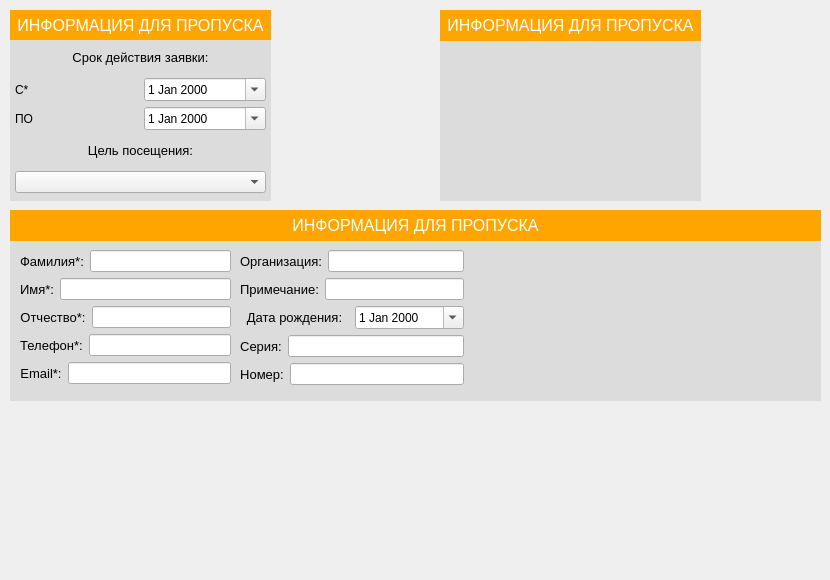
<?xml version="1.0" encoding="UTF-8"?>
<ui version="4.0">
 <class>MainWindow</class>
 <widget class="QMainWindow" name="MainWindow">
  <property name="geometry">
   <rect>
    <x>0</x>
    <y>0</y>
    <width>830</width>
    <height>580</height>
   </rect>
  </property>
  <property name="windowTitle">
   <string>MainWindow</string>
  </property>
  <widget class="QWidget" name="centralwidget">
   <widget class="QLabel" name="label">
    <property name="geometry">
     <rect>
      <x>10</x>
      <y>10</y>
      <width>261</width>
      <height>31</height>
     </rect>
    </property>
    <property name="font">
     <font>
      <pointsize>12</pointsize>
      <strikeout>false</strikeout>
      <kerning>true</kerning>
     </font>
    </property>
    <property name="styleSheet">
     <string notr="true">background-color: orange;
color: white
</string>
    </property>
    <property name="text">
     <string>ИНФОРМАЦИЯ ДЛЯ ПРОПУСКА</string>
    </property>
    <property name="alignment">
     <set>Qt::AlignCenter</set>
    </property>
   </widget>
   <widget class="QLabel" name="label_2">
    <property name="geometry">
     <rect>
      <x>10</x>
      <y>40</y>
      <width>261</width>
      <height>161</height>
     </rect>
    </property>
    <property name="styleSheet">
     <string notr="true">background-color: #DCDCDC</string>
    </property>
    <property name="text">
     <string/>
    </property>
   </widget>
   <widget class="QLabel" name="label_7">
    <property name="geometry">
     <rect>
      <x>10</x>
      <y>240</y>
      <width>811</width>
      <height>161</height>
     </rect>
    </property>
    <property name="styleSheet">
     <string notr="true">background-color: #DCDCDC</string>
    </property>
    <property name="text">
     <string/>
    </property>
   </widget>
   <widget class="QLabel" name="label_8">
    <property name="geometry">
     <rect>
      <x>10</x>
      <y>210</y>
      <width>811</width>
      <height>31</height>
     </rect>
    </property>
    <property name="font">
     <font>
      <pointsize>12</pointsize>
      <strikeout>false</strikeout>
      <kerning>true</kerning>
     </font>
    </property>
    <property name="styleSheet">
     <string notr="true">background-color: orange;
color: white
</string>
    </property>
    <property name="text">
     <string>ИНФОРМАЦИЯ ДЛЯ ПРОПУСКА</string>
    </property>
    <property name="alignment">
     <set>Qt::AlignCenter</set>
    </property>
   </widget>
   <widget class="QLabel" name="label_9">
    <property name="geometry">
     <rect>
      <x>440</x>
      <y>40</y>
      <width>261</width>
      <height>161</height>
     </rect>
    </property>
    <property name="styleSheet">
     <string notr="true">background-color: #DCDCDC</string>
    </property>
    <property name="text">
     <string/>
    </property>
   </widget>
   <widget class="QLabel" name="label_10">
    <property name="geometry">
     <rect>
      <x>440</x>
      <y>10</y>
      <width>261</width>
      <height>31</height>
     </rect>
    </property>
    <property name="font">
     <font>
      <pointsize>12</pointsize>
      <strikeout>false</strikeout>
      <kerning>true</kerning>
     </font>
    </property>
    <property name="styleSheet">
     <string notr="true">background-color: orange;
color: white
</string>
    </property>
    <property name="text">
     <string>ИНФОРМАЦИЯ ДЛЯ ПРОПУСКА</string>
    </property>
    <property name="alignment">
     <set>Qt::AlignCenter</set>
    </property>
   </widget>
   <widget class="QWidget" name="">
    <property name="geometry">
     <rect>
      <x>15</x>
      <y>42</y>
      <width>251</width>
      <height>151</height>
     </rect>
    </property>
    <layout class="QVBoxLayout" name="verticalLayout">
     <item>
      <widget class="QLabel" name="label_3">
       <property name="font">
        <font>
         <pointsize>10</pointsize>
        </font>
       </property>
       <property name="text">
        <string>Срок действия заявки:</string>
       </property>
       <property name="alignment">
        <set>Qt::AlignCenter</set>
       </property>
      </widget>
     </item>
     <item>
      <layout class="QHBoxLayout" name="horizontalLayout">
       <item>
        <widget class="QLabel" name="label_4">
         <property name="text">
          <string>С*</string>
         </property>
        </widget>
       </item>
       <item>
        <widget class="QDateEdit" name="dateEdit">
         <property name="calendarPopup">
          <bool>true</bool>
         </property>
        </widget>
       </item>
      </layout>
     </item>
     <item>
      <layout class="QHBoxLayout" name="horizontalLayout_2">
       <item>
        <widget class="QLabel" name="label_5">
         <property name="text">
          <string>ПО</string>
         </property>
        </widget>
       </item>
       <item>
        <widget class="QDateEdit" name="dateEdit_2">
         <property name="calendarPopup">
          <bool>true</bool>
         </property>
        </widget>
       </item>
      </layout>
     </item>
     <item>
      <widget class="QLabel" name="label_6">
       <property name="font">
        <font>
         <pointsize>10</pointsize>
        </font>
       </property>
       <property name="text">
        <string>Цель посещения:</string>
       </property>
       <property name="alignment">
        <set>Qt::AlignCenter</set>
       </property>
      </widget>
     </item>
     <item>
      <widget class="QComboBox" name="comboBox"/>
     </item>
    </layout>
   </widget>
   <widget class="QWidget" name="">
    <property name="geometry">
     <rect>
      <x>20</x>
      <y>250</y>
      <width>211</width>
      <height>136</height>
     </rect>
    </property>
    <layout class="QVBoxLayout" name="verticalLayout_2">
     <item>
      <layout class="QHBoxLayout" name="horizontalLayout_7">
       <item>
        <widget class="QLabel" name="label_11">
         <property name="font">
          <font>
           <pointsize>10</pointsize>
          </font>
         </property>
         <property name="text">
          <string>Фамилия*:</string>
         </property>
         <property name="alignment">
          <set>Qt::AlignCenter</set>
         </property>
        </widget>
       </item>
       <item>
        <widget class="QLineEdit" name="lineEdit"/>
       </item>
      </layout>
     </item>
     <item>
      <layout class="QHBoxLayout" name="horizontalLayout_6">
       <item>
        <widget class="QLabel" name="label_12">
         <property name="font">
          <font>
           <pointsize>10</pointsize>
          </font>
         </property>
         <property name="text">
          <string>Имя*:</string>
         </property>
         <property name="alignment">
          <set>Qt::AlignCenter</set>
         </property>
        </widget>
       </item>
       <item>
        <widget class="QLineEdit" name="lineEdit_2"/>
       </item>
      </layout>
     </item>
     <item>
      <layout class="QHBoxLayout" name="horizontalLayout_5">
       <item>
        <widget class="QLabel" name="label_13">
         <property name="font">
          <font>
           <pointsize>10</pointsize>
          </font>
         </property>
         <property name="text">
          <string>Отчество*:</string>
         </property>
         <property name="alignment">
          <set>Qt::AlignCenter</set>
         </property>
        </widget>
       </item>
       <item>
        <widget class="QLineEdit" name="lineEdit_3"/>
       </item>
      </layout>
     </item>
     <item>
      <layout class="QHBoxLayout" name="horizontalLayout_4">
       <item>
        <widget class="QLabel" name="label_14">
         <property name="font">
          <font>
           <pointsize>10</pointsize>
          </font>
         </property>
         <property name="text">
          <string>Телефон*:</string>
         </property>
         <property name="alignment">
          <set>Qt::AlignCenter</set>
         </property>
        </widget>
       </item>
       <item>
        <widget class="QLineEdit" name="lineEdit_4">
         <property name="text">
          <string/>
         </property>
        </widget>
       </item>
      </layout>
     </item>
     <item>
      <layout class="QHBoxLayout" name="horizontalLayout_3">
       <item>
        <widget class="QLabel" name="label_15">
         <property name="font">
          <font>
           <pointsize>10</pointsize>
          </font>
         </property>
         <property name="text">
          <string>Email*:</string>
         </property>
         <property name="alignment">
          <set>Qt::AlignCenter</set>
         </property>
        </widget>
       </item>
       <item>
        <widget class="QLineEdit" name="lineEdit_5">
         <property name="text">
          <string/>
         </property>
        </widget>
       </item>
      </layout>
     </item>
    </layout>
   </widget>
   <widget class="QWidget" name="">
    <property name="geometry">
     <rect>
      <x>240</x>
      <y>250</y>
      <width>224</width>
      <height>136</height>
     </rect>
    </property>
    <layout class="QVBoxLayout" name="verticalLayout_3">
     <item>
      <layout class="QHBoxLayout" name="horizontalLayout_12">
       <item>
        <widget class="QLabel" name="label_16">
         <property name="font">
          <font>
           <pointsize>10</pointsize>
          </font>
         </property>
         <property name="text">
          <string>Организация:</string>
         </property>
         <property name="alignment">
          <set>Qt::AlignCenter</set>
         </property>
        </widget>
       </item>
       <item>
        <widget class="QLineEdit" name="lineEdit_6"/>
       </item>
      </layout>
     </item>
     <item>
      <layout class="QHBoxLayout" name="horizontalLayout_11">
       <item>
        <widget class="QLabel" name="label_17">
         <property name="font">
          <font>
           <pointsize>10</pointsize>
          </font>
         </property>
         <property name="text">
          <string>Примечание:</string>
         </property>
         <property name="alignment">
          <set>Qt::AlignCenter</set>
         </property>
        </widget>
       </item>
       <item>
        <widget class="QLineEdit" name="lineEdit_7"/>
       </item>
      </layout>
     </item>
     <item>
      <layout class="QHBoxLayout" name="horizontalLayout_10">
       <item>
        <widget class="QLabel" name="label_18">
         <property name="font">
          <font>
           <pointsize>10</pointsize>
          </font>
         </property>
         <property name="text">
          <string>Дата рождения:</string>
         </property>
         <property name="alignment">
          <set>Qt::AlignCenter</set>
         </property>
        </widget>
       </item>
       <item>
        <widget class="QDateEdit" name="dateEdit_3">
         <property name="calendarPopup">
          <bool>true</bool>
         </property>
        </widget>
       </item>
      </layout>
     </item>
     <item>
      <layout class="QHBoxLayout" name="horizontalLayout_9">
       <item>
        <widget class="QLabel" name="label_19">
         <property name="font">
          <font>
           <pointsize>10</pointsize>
          </font>
         </property>
         <property name="text">
          <string>Серия:</string>
         </property>
         <property name="alignment">
          <set>Qt::AlignCenter</set>
         </property>
        </widget>
       </item>
       <item>
        <widget class="QLineEdit" name="lineEdit_9"/>
       </item>
      </layout>
     </item>
     <item>
      <layout class="QHBoxLayout" name="horizontalLayout_8">
       <item>
        <widget class="QLabel" name="label_20">
         <property name="font">
          <font>
           <pointsize>10</pointsize>
          </font>
         </property>
         <property name="text">
          <string>Номер:</string>
         </property>
         <property name="alignment">
          <set>Qt::AlignCenter</set>
         </property>
        </widget>
       </item>
       <item>
        <widget class="QLineEdit" name="lineEdit_10"/>
       </item>
      </layout>
     </item>
    </layout>
   </widget>
  </widget>
 </widget>
 <resources/>
 <connections/>
</ui>
